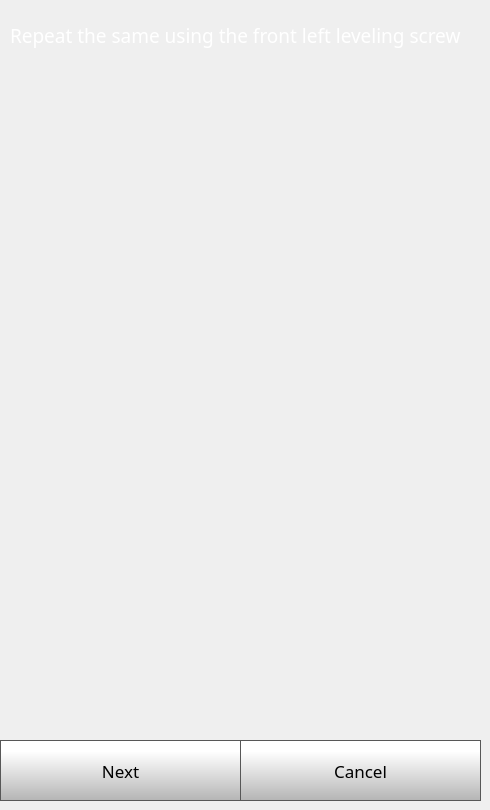
    <widget class="QWidget" name="quickStep3Page">
     <widget class="QPushButton" name="quickStep3NextButton">
      <property name="geometry">
       <rect>
        <x>0</x>
        <y>740</y>
        <width>241</width>
        <height>61</height>
       </rect>
      </property>
      <property name="font">
       <font>
        <family>Gotham</family>
        <pointsize>13</pointsize>
       </font>
      </property>
      <property name="styleSheet">
       <string notr="true">QPushButton {
     border: 1px solid rgb(87, 87, 87);
	background-color: qlineargradient(spread:pad, x1:0, y1:1, x2:0, y2:0.188, stop:0 rgba(180, 180, 180, 255), stop:1 rgba(255, 255, 255, 255));


}

QPushButton:pressed {
    background-color: qlineargradient(x1: 0, y1: 0, x2: 0, y2: 1,
                                      stop: 0 #dadbde, stop: 1 #f6f7fa);
}

QPushButton:flat {
    border: none; /* no border for a flat push button */
}

QPushButton:default {
    border-color: navy; /* make the default button prominent */
}

QPushButton:focus {
	outline: none;
}</string>
      </property>
      <property name="text">
       <string>Next</string>
      </property>
      <property name="iconSize">
       <size>
        <width>40</width>
        <height>40</height>
       </size>
      </property>
     </widget>
     <widget class="QPushButton" name="quickStep3CancelButton">
      <property name="geometry">
       <rect>
        <x>240</x>
        <y>740</y>
        <width>241</width>
        <height>61</height>
       </rect>
      </property>
      <property name="font">
       <font>
        <family>Gotham</family>
        <pointsize>13</pointsize>
       </font>
      </property>
      <property name="styleSheet">
       <string notr="true">QPushButton {
     border: 1px solid rgb(87, 87, 87);
	background-color: qlineargradient(spread:pad, x1:0, y1:1, x2:0, y2:0.188, stop:0 rgba(180, 180, 180, 255), stop:1 rgba(255, 255, 255, 255));


}

QPushButton:pressed {
    background-color: qlineargradient(x1: 0, y1: 0, x2: 0, y2: 1,
                                      stop: 0 #dadbde, stop: 1 #f6f7fa);
}

QPushButton:flat {
    border: none; /* no border for a flat push button */
}

QPushButton:default {
    border-color: navy; /* make the default button prominent */
}

QPushButton:focus {
	outline: none;
}</string>
      </property>
      <property name="text">
       <string>Cancel</string>
      </property>
      <property name="iconSize">
       <size>
        <width>40</width>
        <height>40</height>
       </size>
      </property>
     </widget>
     <widget class="QLabel" name="caliberateLabel_10">
      <property name="geometry">
       <rect>
        <x>10</x>
        <y>10</y>
        <width>471</width>
        <height>51</height>
       </rect>
      </property>
      <property name="font">
       <font>
        <family>Gotham</family>
        <pointsize>14</pointsize>
        <weight>50</weight>
        <bold>false</bold>
       </font>
      </property>
      <property name="styleSheet">
       <string notr="true">color: rgb(255, 255, 255);</string>
      </property>
      <property name="text">
       <string>Repeat the same using the front left leveling screw</string>
      </property>
      <property name="wordWrap">
       <bool>true</bool>
      </property>
     </widget>
    </widget>
